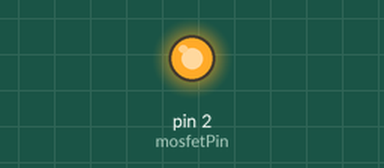
Recording of a sketch running on a simulated Arduino Uno, built with avr-gcc and run on an emulated ATmega328P. On the bench: output pins drawn as LEDs (lit = HIGH).

Above: at 0.1 s.
At 5.1 s:
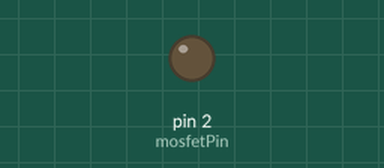
Timing chart, 0 to 6.6 s (numbered marks = the images above):
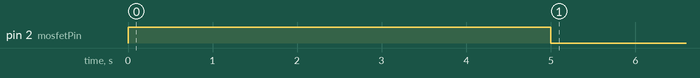

The sketch:

MOSFET_Power_Switch.ino
```cpp
const int mosfetPin = 2;

void setup() {
	// put your setup code here, to run once:
	pinMode(mosfetPin, OUTPUT);
	digitalWrite(mosfetPin, HIGH);
}

void loop() {
	// put your main code here, to run repeatedly:
	delay(5000);
	digitalWrite(mosfetPin, LOW);
}
```

Measured:
- by itself, pin 2 (mosfetPin): HIGH → LOW at 5.0 s
